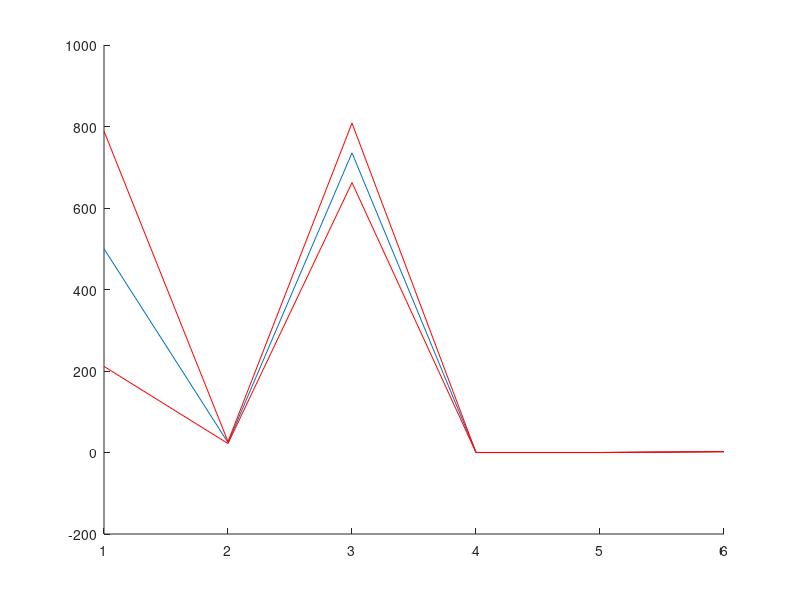
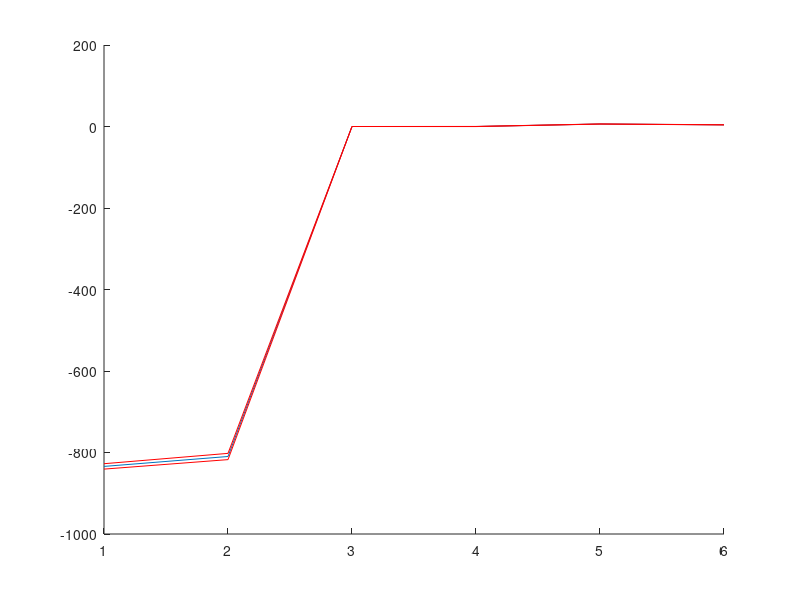
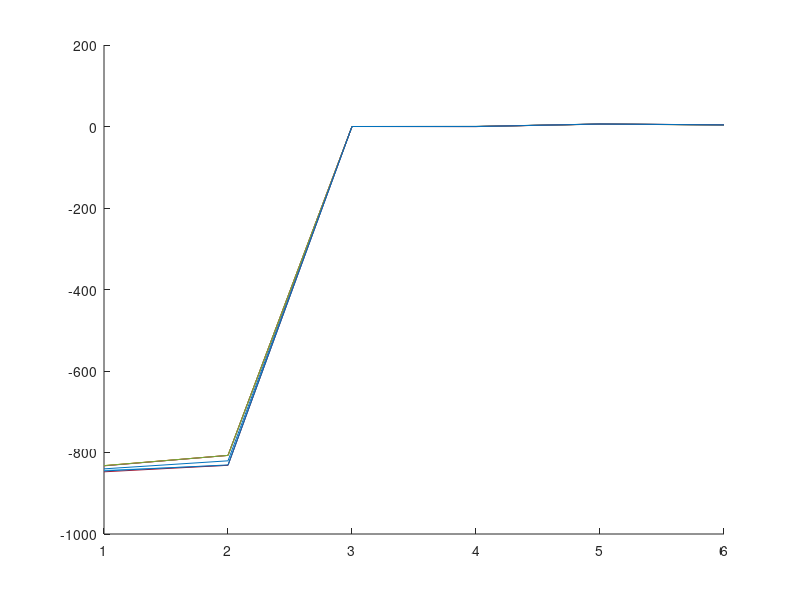
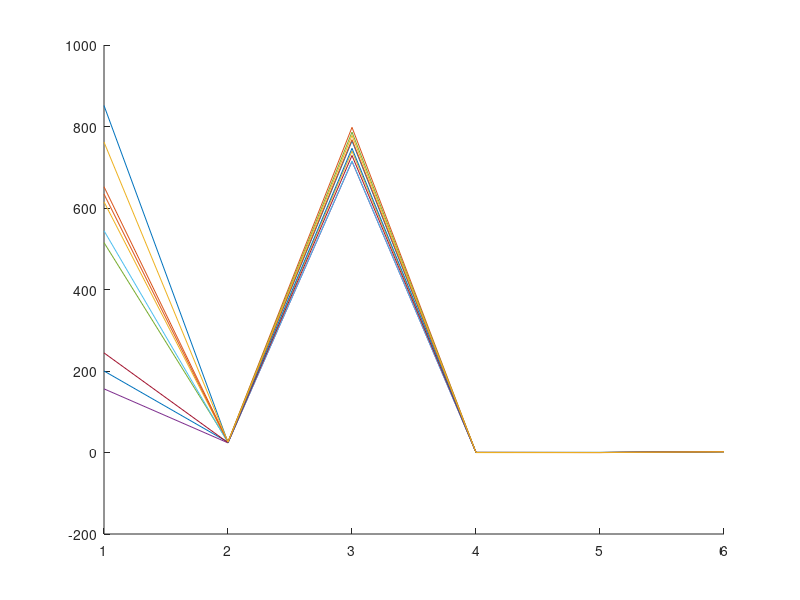

These figures' MATLAB source, in order:
data = load('simulation.dat');
%posData = load('position.dat');

nWalkers = data(:,2:2:end);
energy = data(:,1:2:end-1);

meanEnergy = mean(energy);
meanWalkers = mean(nWalkers);
stdEnergy = std(energy);
stdWalkers = std(nWalkers);

figure(1)
clf;
hold on;
plot(meanEnergy)
plot(meanEnergy+stdEnergy,'red')
plot(meanEnergy-stdEnergy,'red')
hold off
figure(2)
clf;
hold on;
plot(meanWalkers)
plot(meanWalkers+stdWalkers,'red')
plot(meanWalkers-stdWalkers,'red')
hold off;

figure(3)
clf;
hold on
plot(nWalkers(ceil(rand*size(nWalkers,1)),:))
plot(nWalkers(ceil(rand*size(nWalkers,1)),:))
plot(nWalkers(ceil(rand*size(nWalkers,1)),:))
plot(nWalkers(ceil(rand*size(nWalkers,1)),:))
plot(nWalkers(ceil(rand*size(nWalkers,1)),:))
plot(nWalkers(2,:))
plot(nWalkers(4,:))
plot(nWalkers(88,:))
hold off

figure(4)
clf;
hold on;
plot(energy(ceil(rand*size(energy,1)),:))
plot(energy(ceil(rand*size(energy,1)),:))
plot(energy(ceil(rand*size(energy,1)),:))
plot(energy(ceil(rand*size(energy,1)),:))
plot(energy(ceil(rand*size(energy,1)),:))
plot(energy(ceil(rand*size(energy,1)),:))
plot(energy(ceil(rand*size(energy,1)),:))
plot(energy(ceil(rand*size(energy,1)),:))
plot(energy(ceil(rand*size(energy,1)),:))
plot(energy(ceil(rand*size(energy,1)),:))
hold off;

%tmpArray = [];
%for i=1:size(posData,1)*size(posData,2)
%   if isnan(posData(i)) == 0
%      tmpArray = [tmpArray; posData(i)]; 
%   end
%end
%posData = tmpArray;

%figure(5)
%plot(mean(posData))
